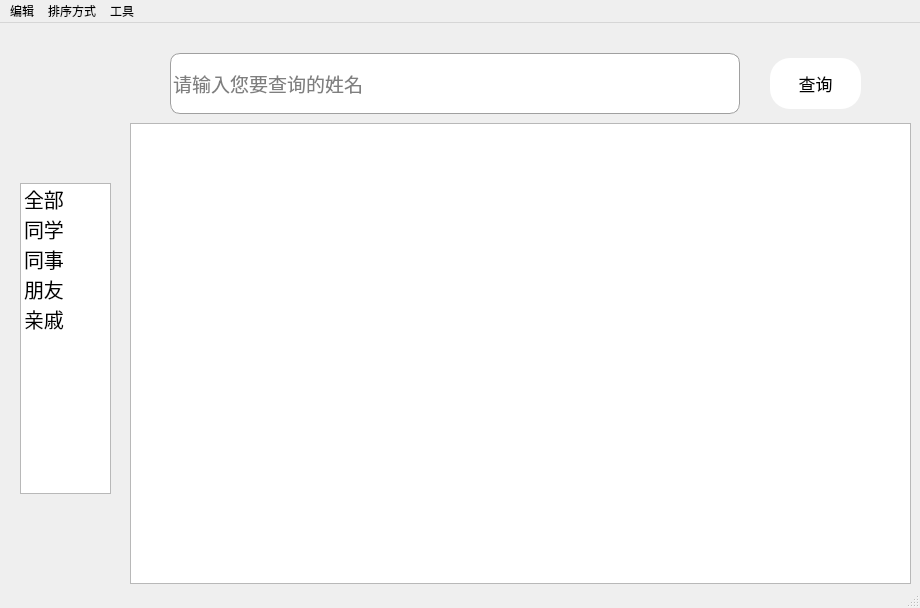
<?xml version="1.0" encoding="UTF-8"?>
<ui version="4.0">
 <class>MainWindow</class>
 <widget class="QMainWindow" name="MainWindow">
  <property name="geometry">
   <rect>
    <x>0</x>
    <y>0</y>
    <width>920</width>
    <height>608</height>
   </rect>
  </property>
  <property name="sizePolicy">
   <sizepolicy hsizetype="Fixed" vsizetype="Fixed">
    <horstretch>0</horstretch>
    <verstretch>0</verstretch>
   </sizepolicy>
  </property>
  <property name="minimumSize">
   <size>
    <width>869</width>
    <height>608</height>
   </size>
  </property>
  <property name="maximumSize">
   <size>
    <width>1000</width>
    <height>608</height>
   </size>
  </property>
  <property name="windowTitle">
   <string>个人通信录管理系统</string>
  </property>
  <property name="windowIcon">
   <iconset>
    <normaloff>C:/Users/PC/Pictures/素材/通讯录.jpg</normaloff>C:/Users/PC/Pictures/素材/通讯录.jpg</iconset>
  </property>
  <property name="styleSheet">
   <string notr="true">QMainWindow &gt; QWidget { background:rgb(239, 248, 255); }</string>
  </property>
  <widget class="QWidget" name="centralwidget">
   <widget class="QTableView" name="tableView">
    <property name="geometry">
     <rect>
      <x>130</x>
      <y>100</y>
      <width>781</width>
      <height>461</height>
     </rect>
    </property>
    <property name="font">
     <font>
      <pointsize>10</pointsize>
     </font>
    </property>
    <property name="styleSheet">
     <string notr="true"/>
    </property>
   </widget>
   <widget class="QListWidget" name="listWidget">
    <property name="geometry">
     <rect>
      <x>20</x>
      <y>160</y>
      <width>91</width>
      <height>311</height>
     </rect>
    </property>
    <property name="styleSheet">
     <string notr="true"/>
    </property>
    <property name="spacing">
     <number>15</number>
    </property>
    <item>
     <property name="text">
      <string>全部</string>
     </property>
     <property name="font">
      <font>
       <pointsize>15</pointsize>
      </font>
     </property>
    </item>
    <item>
     <property name="text">
      <string>同学</string>
     </property>
     <property name="font">
      <font>
       <pointsize>15</pointsize>
      </font>
     </property>
    </item>
    <item>
     <property name="text">
      <string>同事</string>
     </property>
     <property name="font">
      <font>
       <pointsize>15</pointsize>
      </font>
     </property>
    </item>
    <item>
     <property name="text">
      <string>朋友</string>
     </property>
     <property name="font">
      <font>
       <pointsize>15</pointsize>
      </font>
     </property>
    </item>
    <item>
     <property name="text">
      <string>亲戚</string>
     </property>
     <property name="font">
      <font>
       <pointsize>15</pointsize>
      </font>
     </property>
    </item>
   </widget>
   <widget class="QLineEdit" name="searchLineEdit">
    <property name="geometry">
     <rect>
      <x>170</x>
      <y>30</y>
      <width>570</width>
      <height>61</height>
     </rect>
    </property>
    <property name="sizePolicy">
     <sizepolicy hsizetype="Fixed" vsizetype="Fixed">
      <horstretch>0</horstretch>
      <verstretch>0</verstretch>
     </sizepolicy>
    </property>
    <property name="font">
     <font>
      <pointsize>14</pointsize>
     </font>
    </property>
    <property name="styleSheet">
     <string notr="true">border: 1px solid #A0A0A0;
border-radius: 10px;      
</string>
    </property>
    <property name="placeholderText">
     <string>请输入您要查询的姓名</string>
    </property>
   </widget>
   <widget class="QPushButton" name="searchButton">
    <property name="geometry">
     <rect>
      <x>770</x>
      <y>35</y>
      <width>91</width>
      <height>51</height>
     </rect>
    </property>
    <property name="sizePolicy">
     <sizepolicy hsizetype="Fixed" vsizetype="Fixed">
      <horstretch>0</horstretch>
      <verstretch>0</verstretch>
     </sizepolicy>
    </property>
    <property name="font">
     <font>
      <family>Nirmala UI</family>
      <pointsize>13</pointsize>
     </font>
    </property>
    <property name="styleSheet">
     <string notr="true">border-radius: 20px;
background-color: rgb(255, 255, 255);</string>
    </property>
    <property name="text">
     <string>查询</string>
    </property>
   </widget>
  </widget>
  <widget class="QMenuBar" name="menubar">
   <property name="geometry">
    <rect>
     <x>0</x>
     <y>0</y>
     <width>920</width>
     <height>25</height>
    </rect>
   </property>
   <widget class="QMenu" name="menu">
    <property name="title">
     <string>编辑</string>
    </property>
    <addaction name="addAction"/>
    <addaction name="amendAction"/>
    <addaction name="deleteAction"/>
   </widget>
   <widget class="QMenu" name="menu_2">
    <property name="title">
     <string>排序方式</string>
    </property>
    <addaction name="namesortSAction"/>
    <addaction name="namesortJAction"/>
    <addaction name="birthsortSAction"/>
    <addaction name="birthsortJAction"/>
   </widget>
   <widget class="QMenu" name="menu_3">
    <property name="title">
     <string>工具</string>
    </property>
    <addaction name="birthReminding"/>
    <addaction name="birthInMonth"/>
   </widget>
   <addaction name="menu"/>
   <addaction name="menu_2"/>
   <addaction name="menu_3"/>
  </widget>
  <widget class="QStatusBar" name="statusbar"/>
  <action name="addAction">
   <property name="text">
    <string>添加联系人</string>
   </property>
  </action>
  <action name="amendAction">
   <property name="text">
    <string>修改联系人</string>
   </property>
  </action>
  <action name="deleteAction">
   <property name="text">
    <string>删除联系人</string>
   </property>
  </action>
  <action name="namesortSAction">
   <property name="text">
    <string>按姓名升序</string>
   </property>
  </action>
  <action name="namesortJAction">
   <property name="text">
    <string>按姓名降序</string>
   </property>
  </action>
  <action name="birthsortSAction">
   <property name="text">
    <string>按出生日期升序</string>
   </property>
  </action>
  <action name="birthsortJAction">
   <property name="text">
    <string>按出生日期降序</string>
   </property>
  </action>
  <action name="birthReminding">
   <property name="text">
    <string>生日提醒</string>
   </property>
  </action>
  <action name="birthInMonth">
   <property name="text">
    <string>统计月份人数</string>
   </property>
  </action>
 </widget>
 <resources/>
 <connections/>
</ui>
